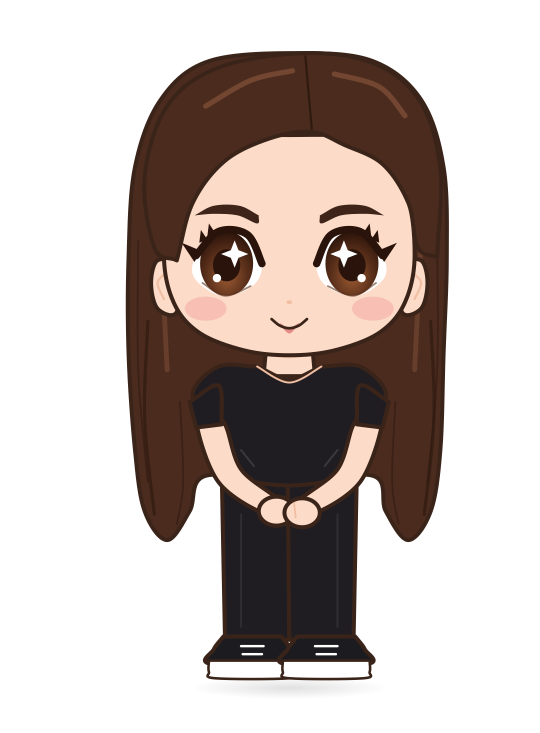
#> input picture chibi/chibi_her.png, 1080 x 1466 px (shown at 1/2 size)
$ python measure_hair.py chibi_her.png
#> lines starting #> are read from the running program, lines starting #| are printed output that depends on the picture; after the words box and inside, x2 and y2 are one past the last pixel; in counts of white or black regions, pixels touching at a corner belong together
### chibi/measure_face.py
"""Measure the chibi reference (girl on the left of the 4-mouth sheet) and save the face geometry.

    python chibi/measure_face.py sheet.webp            # -> chibi/ref/measured_eyes.json

Eye globes are circles fitted to the lower outline; lash lines and brows are traced outlines (lightly
smoothed, then simplified to a few dozen points), so the drawing follows the reference exactly.
Coordinates are pixels of the reference sheet.
"""
import json
import os
import sys

import cv2
import numpy as np

HERE = os.path.dirname(os.path.abspath(__file__))
DARK = 330          # r+g+b below this = liner / iris / brow


# [4 lines left out: function fit_circle, not called in this run]


def traced(mask, offset, sigma, eps):
    """Outline of the biggest blob in mask, smoothed along its length and simplified."""
    n, lab, stats, _ = cv2.connectedComponentsWithStats(mask.astype(np.uint8))
    k = 1 + int(np.argmax(stats[1:, cv2.CC_STAT_AREA]))
    cnts, _ = cv2.findContours((lab == k).astype(np.uint8), cv2.RETR_EXTERNAL, cv2.CHAIN_APPROX_NONE)
    c = max(cnts, key=cv2.contourArea)[:, 0, :].astype(float)
    if sigma:
        r = int(3 * sigma)
        w = np.exp(-0.5 * (np.arange(-r, r + 1) / sigma) ** 2)
        w /= w.sum()
        c = np.stack([np.convolve(np.r_[c[-r:, i], c[:, i], c[:r, i]], w, "valid") for i in (0, 1)], 1)
    c = cv2.approxPolyDP(c.astype(np.float32).reshape(-1, 1, 2), eps, True)[:, 0, :]
    return [[round(float(x) + offset[0], 1), round(float(y) + offset[1], 1)] for x, y in c]


# [108 lines left out: functions main, girl_offsets, measure_face, not called in this run]


# [3 lines that do not run on import are left out]

### chibi/measure_hair.py
"""Trace the hair of the chibi reference (left girl) into layers.

    python chibi/measure_hair.py sheet.webp      # -> chibi/ref/measured_hair.json

hair_back  : the whole hair silhouette (drawn behind face and body)
hair_front : the crown and the locks that frame the face (drawn over the forehead / cheeks)
strands    : darker strand lines and lighter shine streaks inside the hair
"""
import json
import os
import sys

import cv2
import numpy as np

from measure_face import traced

HERE = os.path.dirname(os.path.abspath(__file__))


def main(path):
#> called with path = 'chibi_her.png'
    im = cv2.cvtColor(cv2.imread(path), cv2.COLOR_BGR2RGB).astype(int)[:, :370]
    R, G, B = im[..., 0], im[..., 1], im[..., 2]
#> R: shape (1466, 370) int64; 206 distinct labels, from 42 to 255
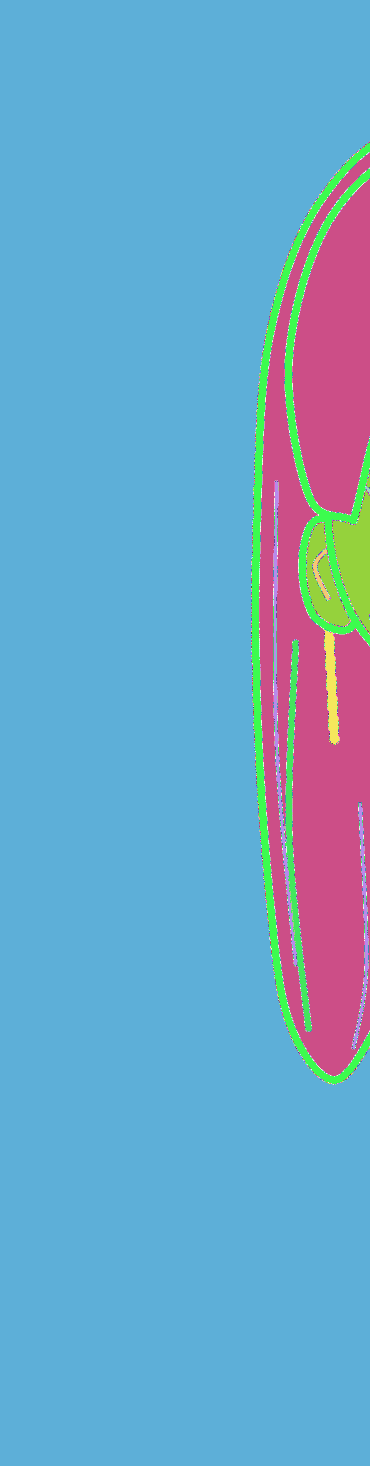
#> G: shape (1466, 370) int64; 230 distinct labels, from 19 to 255; one colour per label, 0 black
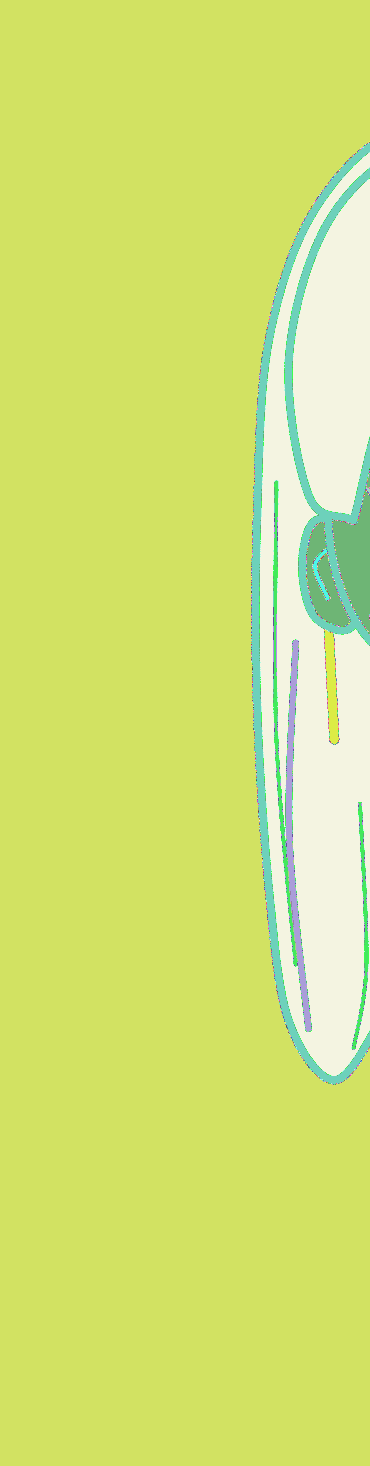
#> B: shape (1466, 370) int64; 241 distinct labels, from 10 to 255; one colour per label, 0 black
    S = R + G + B
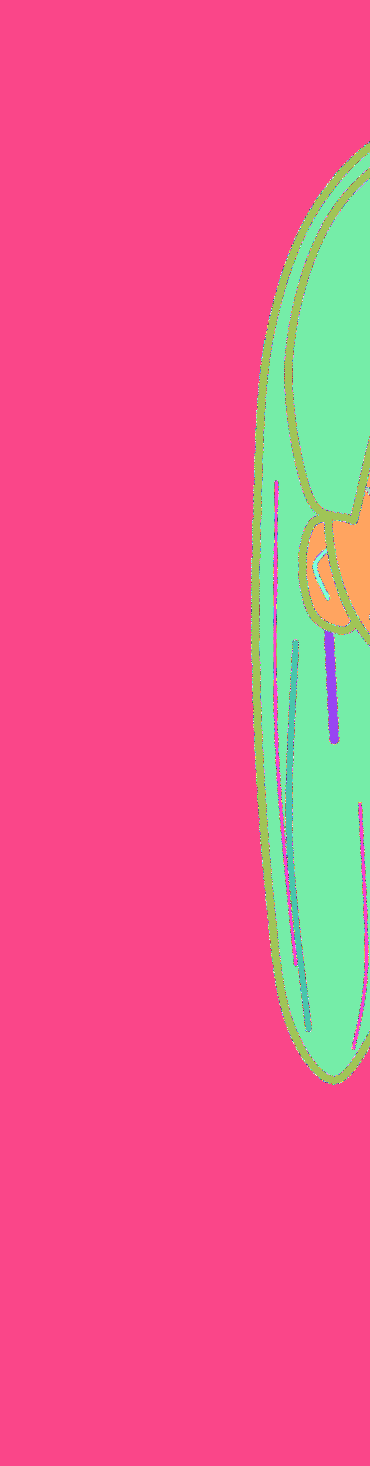
#> S: shape (1466, 370) int64; 452 distinct labels, from 71 to 765; one colour per label, 0 black
    # hair fill only (brown, and lighter than the dark outlines that also run round the arms and face)
    brown = ((R - B) > 30) & (R < 150) & (G < 95) & (S > 118)
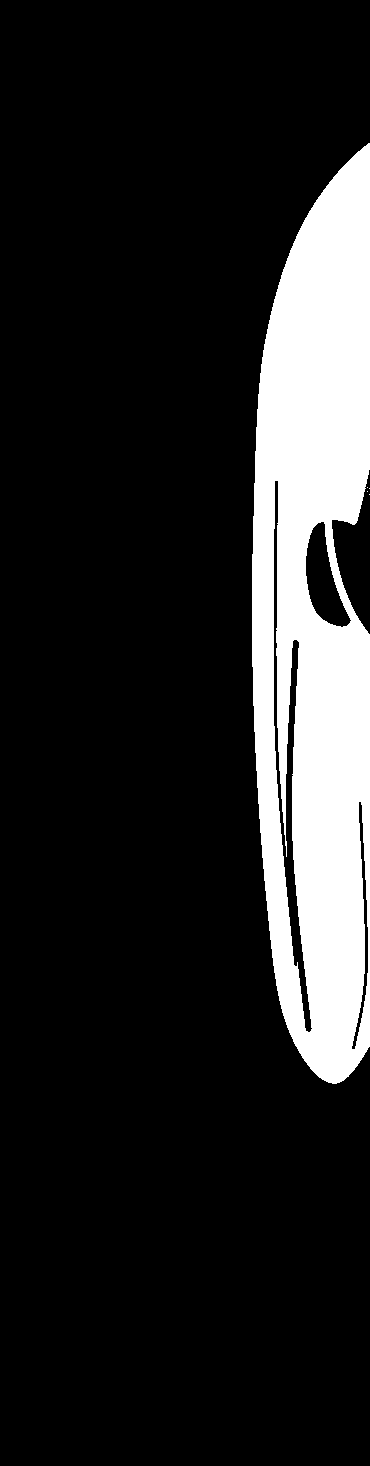
#> brown: shape (1466, 370) bool; 15.2% white; 5 white regions (4 under 20 px), largest, box (x1, y1, x2, y2) and area: (252, 143, 370, 1084) 82548
    hair = cv2.morphologyEx(brown.astype(np.uint8), cv2.MORPH_OPEN, np.ones((3, 3), np.uint8))
#> hair: shape (1466, 370); values 0 (black) and 1 (white), 15.2% white; 1 white region, box (x1, y1, x2, y2) and area: (252, 143, 370, 1084) 82488
    n, lab, stats, _ = cv2.connectedComponentsWithStats(hair)
#> n = 2; stats = [[0, 0, 370, 1466, 459932], [252, 143, 118, 941, 82488]]
    hair = (lab == 1 + int(np.argmax(stats[1:, cv2.CC_STAT_AREA]))).astype(np.uint8)
    hair = cv2.morphologyEx(hair, cv2.MORPH_CLOSE, np.ones((5, 5), np.uint8))
#> hair: shape (1466, 370); values 0 (black) and 1 (white), 15.5% white; 1 white region, box (x1, y1, x2, y2) and area: (252, 143, 370, 1084) 84244
    hair = cv2.dilate(hair, np.ones((5, 5), np.uint8))          # grow back over the hair's own outline
#> hair: shape (1466, 370); values 0 (black) and 1 (white), 16.5% white; 1 white region, box (x1, y1, x2, y2) and area: (250, 141, 370, 1086) 89406
    yy, xx = np.mgrid[0:im.shape[0], 0:im.shape[1]]
    # back: the hair, filled solid from its left edge to its right edge down to the shoulders
    back = hair.copy()
    for y in range(im.shape[0]):
        xs = np.where(hair[y])[0]
        if len(xs) and y < 640:
            back[y, xs.min():xs.max() + 1] = 1
#> back: shape (1466, 370); values 0 (black) and 1 (white), 16.8% white; 1 white region, box (x1, y1, x2, y2) and area: (250, 141, 370, 1086) 91289
    back = cv2.morphologyEx(back, cv2.MORPH_CLOSE, np.ones((7, 7), np.uint8))
#> back: shape (1466, 370); values 0 (black) and 1 (white), 17% white; 1 white region, box (x1, y1, x2, y2) and area: (250, 141, 370, 1086) 92442
    out = {"hair_back": traced(back, (0, 0), 3.5, 0.9)}
#> in traced, `n, lab, stats, _ = cv2.connectedComponentsWithStats(mask.astype(np.uin..`: lab: shape (1466, 370) int32; values 0 (black) and 1 (white), 17% white; 1 white region
#> in traced, `n, lab, stats, _ = cv2.connectedComponentsWithStats(mask.astype(np.uin..`: n = 2; stats = [[0, 0, 370, 1466, 449978], [250, 141, 120, 945, 92442]]
#> in traced, `k = 1 + int(np.argmax(stats[1:, cv2.CC_STAT_AREA]))`: k = 1
#> in traced, `cnts, _ = cv2.findContours((lab == k).astype(np.uint8), cv2.RETR_EXTER..`: cnts = 1 contour; box (x1, y1, x2, y2) and area: (250, 141, 370, 1086) 91518
#> in traced, `c = max(cnts, key=cv2.contourArea)[:, 0, :].astype(float)`: c = 1943 pairs, first value 250 to 369, second value 141 to 1085
#> in traced, `c = np.stack([np.convolve(np.r_[c[-r:, i], c[:, i], c[:r, i]], w, "val..`: c = 1943 pairs, first value 250 to 369, second value 142.4 to 1084.8
#> in traced, `c = cv2.approxPolyDP(c.astype(np.float32).reshape(-1, 1, 2), eps, True..`: c = 37 pairs, first value 250 to 368.9, second value 142.4 to 1084.8
    # front: hair around the face (not over it), from the crown down to the jaw
    face = np.zeros_like(hair)
    fs = json.load(open(os.path.join(HERE, "ref", "measured_face.json")))["face_skin"]
#> (reads chibi/ref/measured_face.json from the repository)
    cv2.fillPoly(face, [np.array(fs, np.int32)], 1)
#> face: shape (1466, 370); values 0 (black) and 1 (white), 6.1% white; 1 white region, box (x1, y1, x2, y2) and area: (74, 272, 303, 506) 33084
    face = cv2.dilate(face, np.ones((3, 3), np.uint8))
    x0, x1 = np.where(face.any(0))[0][[0, -1]]
#> x0 = 73; x1 = 303
    front = hair & (1 - face) & (yy < 520) & (xx > x0 - 34) & (xx < x1 + 34)
#> front: shape (1466, 370); values 0 (black) and 1 (white), 3.3% white; 1 white region, box (x1, y1, x2, y2) and area: (251, 169, 337, 520) 17923
    front = cv2.morphologyEx(front, cv2.MORPH_OPEN, np.ones((5, 5), np.uint8))
#> front: shape (1466, 370); values 0 (black) and 1 (white), 3.3% white; 2 white regions, box (x1, y1, x2, y2) and area: (251, 174, 337, 520) 16060, (254, 374, 295, 443) 1814
    n, lab, stats, _ = cv2.connectedComponentsWithStats(front)
#> lab: shape (1466, 370) int32; 3 distinct labels, from 0 to 2
#> n = 3; stats = [[0, 0, 370, 1466, 524546], [251, 174, 86, 346, 16060], [254, 374, 41, 69, 1814]]
    keep = [i for i in range(1, n) if stats[i, cv2.CC_STAT_AREA] > 400]
#> keep = [1, 2]
    out["hair_front"] = [traced(lab == i, (0, 0), 3.0, 0.8) for i in keep]
#> in traced (call 2), `n, lab, stats, _ = cv2.connectedComponentsWithStats(mask.astype(np.uin..`: lab: shape (1466, 370) int32; values 0 (black) and 1 (white), 3% white; 1 white region
#> in traced (call 2), `cnts, _ = cv2.findContours((lab == k).astype(np.uint8), cv2.RETR_EXTER..`: cnts = 1 contour; box (x1, y1, x2, y2) and area: (251, 174, 337, 520) 15665
#> in traced (call 2), `c = cv2.approxPolyDP(c.astype(np.float32).reshape(-1, 1, 2), eps, True..`: c = 22 rows, first 8: [334.3, 175], [329.8, 177.2], [322.2, 187], [300.8, 221], [285.4, 256], [273.1, 295], [273.1, 301], [286.6, 323]
#> in traced (call 3), `n, lab, stats, _ = cv2.connectedComponentsWithStats(mask.astype(np.uin..`: lab: shape (1466, 370) int32; values 0 (black) and 1 (white), 0.33% white; 1 white region
#> in traced (call 3), `cnts, _ = cv2.findContours((lab == k).astype(np.uint8), cv2.RETR_EXTER..`: cnts = 1 contour; box (x1, y1, x2, y2) and area: (254, 374, 295, 443) 1727
#> in traced (call 3), `c = cv2.approxPolyDP(c.astype(np.float32).reshape(-1, 1, 2), eps, True..`: c = 14 rows, first 8: [262.1, 374.5], [259.7, 374.8], [258.1, 377.2], [256.2, 394], [254, 434], [254.4, 439.5], [256.4, 441.3], [266, 437.3]
    out["face_box"] = [int(x0), int(x1)]
    # strands: long thin darker lines and lighter streaks inside the hair (not along its edges)
    inner = cv2.erode(hair, np.ones((9, 9), np.uint8)).astype(bool) & ~cv2.dilate(face, np.ones((9, 9), np.uint8)).astype(bool)
#> inner: shape (1466, 370) bool; 13.5% white; 2 white regions, box (x1, y1, x2, y2) and area: (254, 146, 370, 1082) 72165, (258, 379, 287, 437) 1010
#> face: shape (1466, 370); values 0 (black) and 1 (white), 6.4% white; 1 white region, box (x1, y1, x2, y2) and area: (73, 271, 304, 507) 34806
    base = np.median(S[inner])
#> base = 147
    strands = {"dark": [], "light": []}
    for kind, m in (("dark", inner & (S < base - 32)), ("light", inner & (S > base + 26))):
        m = cv2.morphologyEx(m.astype(np.uint8), cv2.MORPH_OPEN, np.ones((2, 2), np.uint8))
        n, lab, stats, _ = cv2.connectedComponentsWithStats(m)
        for i in range(1, n):
            w, h, area = stats[i, cv2.CC_STAT_WIDTH], stats[i, cv2.CC_STAT_HEIGHT], stats[i, cv2.CC_STAT_AREA]
            if area >= 20 and max(w, h) >= 14 and max(w, h) / max(1, min(w, h)) >= 2.0:
                strands[kind].append(traced(lab == i, (0, 0), 1.5, 0.8))
#> this loop made 2 passes
#> kind on passes 1 to 2: 'dark', 'light'
    out["strands"] = strands
    # hairline: the top and side edges of the visible face skin, per column / row (for a smooth arch)
    skin = ((R > 225) & (G > 160) & (B > 120) & ((R - G) < 75)).astype(np.uint8)
#> skin: shape (1466, 370); values 0 (black) and 1 (white), 83.8% white; 1 black region, box (x1, y1, x2, y2) and area: (251, 142, 370, 1084) 88136
    n, lab, stats, _ = cv2.connectedComponentsWithStats(skin)
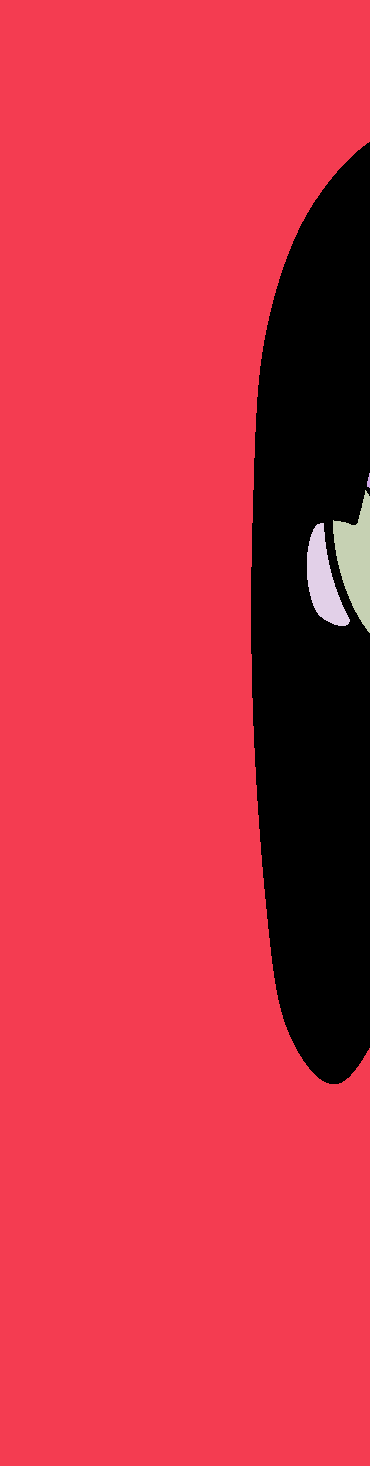
#> lab: shape (1466, 370) int32; 5 distinct labels, from 0 to 4; one colour per label, 0 black
#> n = 5; stats = [[251, 142, 119, 942, 88136], [0, 0, 370, 1466, 448938], [367, 473, 3, 15, 31], [333, 490, 37, 143, 3039], [307, 523, 43, 103, 2276]]
    fk = lab[440, 186]
#> fk = 1
    fm = (lab == fk)
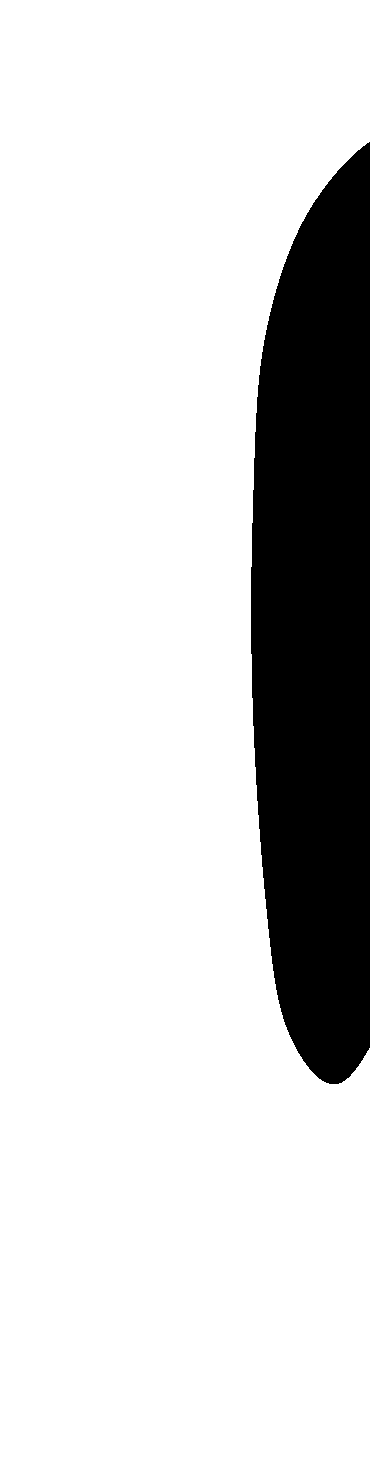
#> fm: shape (1466, 370) bool; 82.8% white; 1 black region, box (x1, y1, x2, y2) and area: (251, 142, 370, 1084) 93482
    top = []
    for x in range(95, 285, 5):
        ys = np.where(fm[250:420, x])[0]
        if len(ys):
            top.append([x, int(ys[0]) + 250])
#> after the loop, top = 38 pairs, first value 95 to 280, second value 250 to 250
    sides = []
    for y in range(300, 505, 5):
        xs = np.where(fm[y, 40:340])[0]
        if len(xs):
            sides.append([y, int(xs[0]) + 40, int(xs[-1]) + 40])
#> after the loop, sides = 41 items, first 6: [300, 40, 272], [305, 40, 271], [310, 40, 270], [315, 40, 269], [320, 40, 268], [325, 40, 266]
    out["hairline_top"], out["face_sides"] = top, sides
    # the two long side locks below the shoulders: outer and inner edge per row, and the lowest tip
    locks = {}
    hb = hair.astype(bool)
    for side, (xa, xb) in (("right", (0, 150)), ("left", (230, 370))):
        rows = []
        for y in range(560, im.shape[0], 4):
            xs = np.where(hb[y, xa:xb])[0]
            if len(xs) > 2:
                rows.append([y, int(xs[0]) + xa, int(xs[-1]) + xa])
        locks[side] = rows
#> after the loop, locks = 2 items
    out["locks"] = locks
    body = (S < 700) & ~hair.astype(bool) & (yy > 505)
#> body: shape (1466, 370) bool; 1% white; 3 white regions, box (x1, y1, x2, y2) and area: (334, 506, 370, 629) 2635, (308, 525, 348, 624) 1831, (283, 643, 309, 1029) 1157
    tmp = {"skin": [], "clothes": []}
    for kind, m in (("skin", body & (R > 200)), ("clothes", body & (R < 120) & ((R - B) < 28))):
        m = cv2.morphologyEx(m.astype(np.uint8), cv2.MORPH_OPEN, np.ones((3, 3), np.uint8))
        n, lab, stats, _ = cv2.connectedComponentsWithStats(m)
        for i in range(1, n):
            if stats[i, cv2.CC_STAT_AREA] > 150:
                tmp[kind].append(traced(lab == i, (0, 0), 1.5, 0.8))
#> this loop made 2 passes
#> kind on pass 1: 'skin'
#> kind on pass 2: 'clothes'
#> pass 1, in traced (call 8), `n, lab, stats, _ = cv2.connectedComponentsWithStats(mask.astype(np.uin..`:
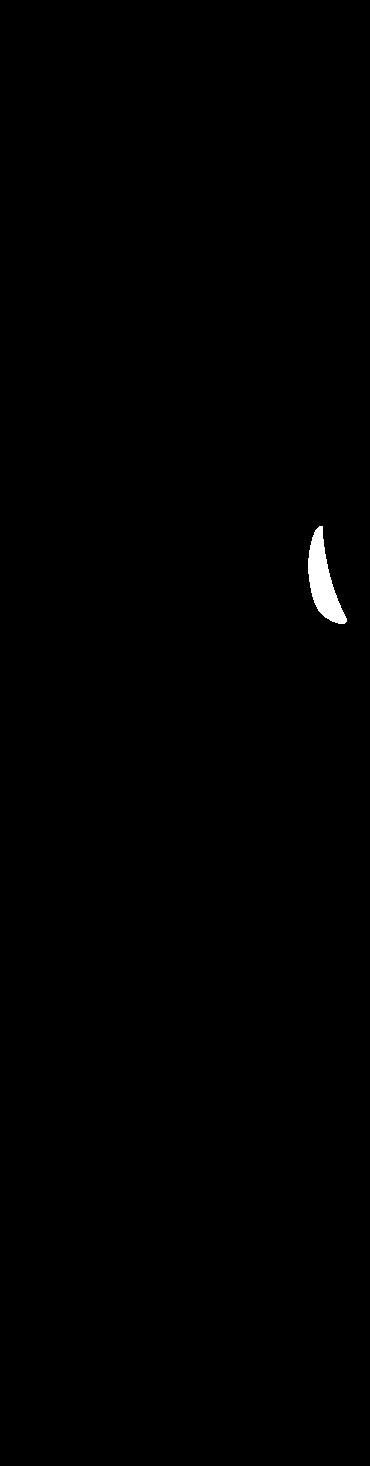
#> lab: shape (1466, 370) int32; values 0 (black) and 1 (white), 0.34% white; 1 white region, box (x1, y1, x2, y2) and area: (308, 526, 347, 624) 1828
    out["temp_body"] = tmp
    c = lambda x, y: "#%02x%02x%02x" % tuple(im[y, x])
    out["colours"] = {"base": "#%02x%02x%02x" % tuple(np.median(im[inner], 0).astype(int)),
                      "dark": "#%02x%02x%02x" % tuple(np.median(im[inner & (S < base - 50)], 0).astype(int)),
                      "light": "#%02x%02x%02x" % tuple(np.median(im[inner & (S > base + 40)], 0).astype(int)),
                      "outline": c(18, 450)}
    with open(os.path.join(HERE, "ref", "measured_hair.json"), "w") as fh:
        json.dump(out, fh, indent=1)
    print("back pts", len(out["hair_back"]), "front pieces", [len(p) for p in out["hair_front"]],
          "strands", {k: len(v) for k, v in strands.items()}, out["colours"])
#| back pts 37 front pieces [22, 14] strands {'dark': 2, 'light': 1} {'base': '#4b2b1d', 'dark': '#-8000000000000000-8000000000000000-8000000000000000', 'light': '#673e2b', 'outline': '#ffffff'}


if __name__ == "__main__":
    main(sys.argv[1])
